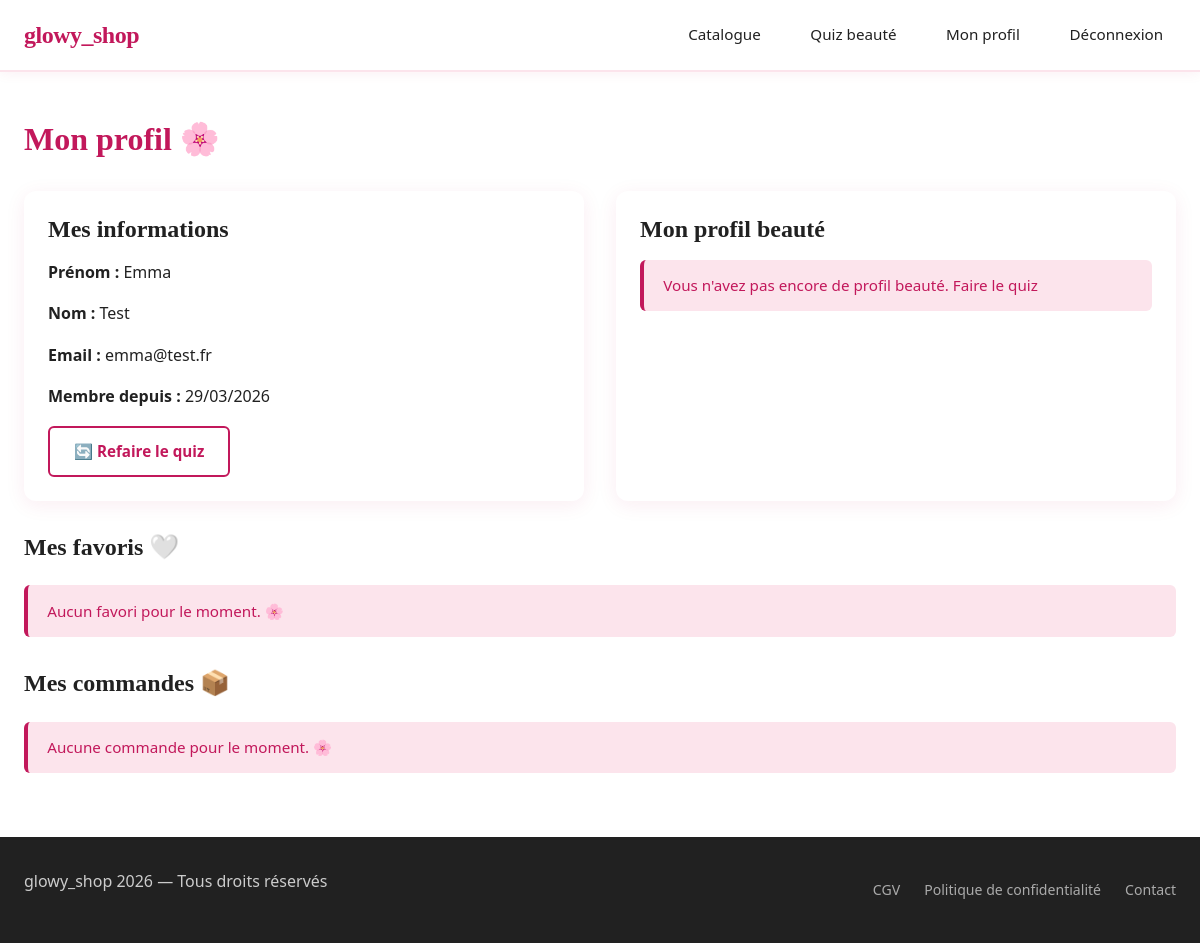
The app's page /Pages/profil.php (signed in) with its own data.
### tables this page shows
CREATE TABLE users (
    id INT UNSIGNED PRIMARY KEY AUTO_INCREMENT,
    nom VARCHAR(100) NOT NULL,
    prenom VARCHAR(100) NOT NULL,
    email VARCHAR(255) UNIQUE NOT NULL,
    mot_de_passe VARCHAR(255) NOT NULL,
    role ENUM('client','admin') DEFAULT 'client',
    telephone VARCHAR(20),
    avatar_url VARCHAR(500),
    is_active BOOLEAN DEFAULT TRUE,
    created_at DATETIME DEFAULT CURRENT_TIMESTAMP,
    updated_at DATETIME DEFAULT CURRENT_TIMESTAMP ON UPDATE CURRENT_TIMESTAMP
);

### Pages/profil.php (the view, shortened to what this page needs)
<?php
require_once __DIR__ . '/../config/db.php';
$stmt = $pdo->prepare("SELECT * FROM users WHERE id = ?");
$stmt->execute([$_SESSION['user_id']]);
$user = $stmt->fetch();
$stmt = $pdo->prepare("SELECT * FROM beauty_profiles WHERE user_id = ?");
$stmt->execute([$_SESSION['user_id']]);
$profil = $stmt->fetch();
$stmt = $pdo->prepare("SELECT p.* FROM products p
                       JOIN favoris f ON p.id = f.product_id
                       WHERE f.user_id = ?");
$stmt->execute([$_SESSION['user_id']]);
$favoris = $stmt->fetchAll();
$stmt = $pdo->prepare("SELECT * FROM orders WHERE user_id = ? ORDER BY created_at DESC");
$stmt->execute([$_SESSION['user_id']]);
$commandes = $stmt->fetchAll();
?>
<?php require_once __DIR__ . '/../includes/header.php'; ?>
<?php require_once __DIR__ . '/../includes/navbar.php'; ?>
<main>
  <section class="section">
    <div class="container">
      <h1 style="color:var(--rose-profond); margin-bottom:2rem;">
        Mon profil 🌸
      </h1>
      <div style="display:grid; grid-template-columns:1fr 1fr; gap:2rem;">
        <div style="background:var(--blanc); border-radius:12px; box-shadow:var(--shadow); padding:1.5rem;">
          <h2 style="margin-bottom:1rem;">Mes informations</h2>
          <p><strong>Prénom :</strong> <?= htmlspecialchars($user['prenom']) ?></p>
          <p><strong>Nom :</strong> <?= htmlspecialchars($user['nom']) ?></p>
          <p><strong>Email :</strong> <?= htmlspecialchars($user['email']) ?></p>
          <p><strong>Membre depuis :</strong> <?= date('d/m/Y', strtotime($user['created_at'])) ?></p>
          <div style="margin-top:1rem;">
            <a href="/glowy_shop/pages/quiz.php" class="btn btn-outline">
              🔄 Refaire le quiz
            </a>
          </div>
        </div>
        <div style="background:var(--blanc); border-radius:12px; box-shadow:var(--shadow); padding:1.5rem;">
          <h2 style="margin-bottom:1rem;">Mon profil beauté</h2>
          <?php if ($profil): ?>
            <p><strong>Type de peau :</strong> <?= htmlspecialchars($profil['skin_type']) ?></p>
            <p><strong>Carnation :</strong> <?= htmlspecialchars($profil['skin_tone']) ?></p>
            <p><strong>Préoccupations :</strong>
              <?= implode(', ', json_decode($profil['concerns'], true) ?? []) ?>
            </p>
            <p><strong>Préférences :</strong>
              <?= implode(', ', json_decode($profil['preferences'], true) ?? []) ?>
            </p>
            <p><strong>Budget :</strong> <?= htmlspecialchars($profil['budget_range']) ?></p>
          <?php else: ?>
            <div class="alert alert-info">
              Vous n'avez pas encore de profil beauté.
              <a href="/glowy_shop/pages/quiz.php">Faire le quiz</a>
            </div>
          <?php endif; ?>
        </div>
      </div>
      <div style="margin-top:2rem;">
        <h2 style="margin-bottom:1.5rem;">Mes favoris 🤍</h2>
        <?php if (!empty($favoris)): ?>
          <div class="products-grid">
            <?php foreach ($favoris as $p): ?>
              <div class="product-card">
                <img class="product-card-img"
                     src="/glowy_shop/<?= htmlspecialchars($p['image_url']) ?>"
                     alt="<?= htmlspecialchars($p['nom']) ?>">
                <div class="product-card-body">
                  <span class="product-card-marque"><?= htmlspecialchars($p['marque']) ?></span>
                  <span class="product-card-nom"><?= htmlspecialchars($p['nom']) ?></span>
                  <span class="product-card-prix"><?= number_format($p['prix'], 2) ?> €</span>
                </div>
                <div class="product-card-footer">
                  <a href="/glowy_shop/pages/produit.php?id=<?= $p['id'] ?>"
                     class="btn btn-secondary">Voir</a>
                </div>
              </div>
            <?php endforeach; ?>
          </div>
        <?php else: ?>
          <div class="alert alert-info">Aucun favori pour le moment. 🌸</div>
        <?php endif; ?>
      </div>
      <div style="margin-top:2rem;">
        <h2 style="margin-bottom:1.5rem;">Mes commandes 📦</h2>
        <?php if (!empty($commandes)): ?>
          <div class="table-container">
            <table>
              <thead>
                <tr>
                  <th>#</th>
                  <th>Date</th>
                  <th>Total</th>
                  <th>Statut</th>
                </tr>
              </thead>
              <tbody>
                <?php foreach ($commandes as $c): ?>
                  <tr>
                    <td>#<?= $c['id'] ?></td>
                    <td><?= date('d/m/Y', strtotime($c['created_at'])) ?></td>
                    <td><?= number_format($c['total_ttc'], 2) ?> €</td>
                    <td>
                      <span class="badge" style="background:var(--rose-pale); color:var(--rose-profond);">
                        <?= htmlspecialchars($c['statut']) ?>
                      </span>
                    </td>
                  </tr>
                <?php endforeach; ?>
              </tbody>
            </table>
          </div>
        <?php else: ?>
          <div class="alert alert-info">Aucune commande pour le moment. 🌸</div>
        <?php endif; ?>
      </div>
    </div>
  </section>
</main>
<?php require_once __DIR__ . '/../includes/footer.php'; ?>

### Assets/Css/styles.css (style rules this page uses)
:root { --rose-profond: #C2185B; --rose-pale: #FCE4EC; --rose-medium: #F48FB1; --blanc: #FFFFFF; --gris-sombre: #212121; --gris-doux: #F5F5F5; --succes: #2E7D32; --erreur: #C62828; --font-titre: Georgia, 'Times New Roman', serif; --font-corps: 'Segoe UI', Helvetica, Arial, sans-serif; --radius: 12px; --radius-sm: 6px; --shadow: 0 4px 20px rgba(194, 24, 91, 0.08); --shadow-hover: 0 8px 30px rgba(194, 24, 91, 0.18); --transition: 0.25s ease; }
*, *::before, *::after { box-sizing: border-box; margin: 0; padding: 0; }
html { font-size: 16px; scroll-behavior: smooth; }
body { font-family: var(--font-corps); color: var(--gris-sombre); background: var(--blanc); line-height: 1.6; min-height: 100vh; display: flex; flex-direction: column; }
main { flex: 1; }
a { color: var(--rose-profond); text-decoration: none; transition: color var(--transition); }
h1, h2, h3, h4 { font-family: var(--font-titre); line-height: 1.2; color: var(--gris-sombre); }
h1 { font-size: 2rem; }
h2 { font-size: 1.5rem; }
p { margin-bottom: 1rem; }
.container { max-width: 1200px; margin: 0 auto; padding: 0 1.5rem; }
.section { padding: 3rem 0; }
.btn { display: inline-block; padding: 0.7rem 1.5rem; border-radius: var(--radius-sm); font-family: var(--font-corps); font-size: 0.95rem; font-weight: 600; cursor: pointer; transition: all var(--transition); border: none; text-align: center; }
.btn-outline { background: transparent; color: var(--rose-profond); border: 2px solid var(--rose-profond); }
.alert { padding: 0.85rem 1.2rem; border-radius: var(--radius-sm); margin-bottom: 1rem; font-size: 0.95rem; font-weight: 500; }
.alert-info { background: var(--rose-pale); color: var(--rose-profond); border-left: 4px solid var(--rose-profond); }

### records on screen
users: prenom "Emma", nom "Test", email "emma@test.fr", created_at "29/03/2026"
